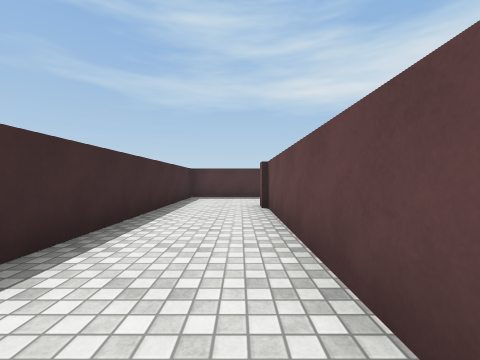
view 1 (above)

16 first-person views from a walk through a Unity game level. The camera is 1.2 m above the floor, looks level and sees 90° across. The floor is counted in squares, 2 m on a side. Each view is taken from the middle of a square. On the plan, view 1 faces up. The plan holds only what a view shows up to about 9 squares ahead; the rest is blank. The player character is not drawn. Door leaves are left out, so doorways stand open. Surface patterns are stand-ins for the level's own textures.

view 2
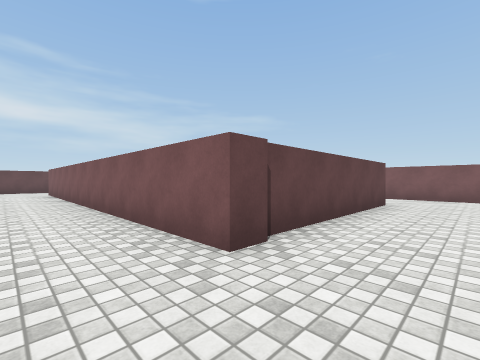

view 3
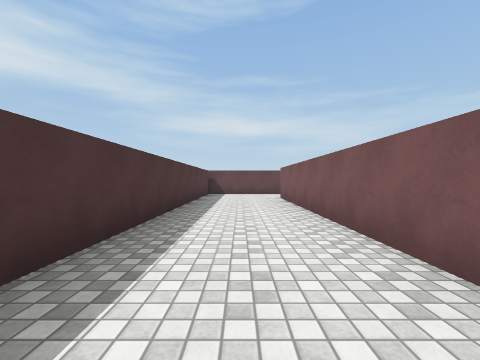

view 4
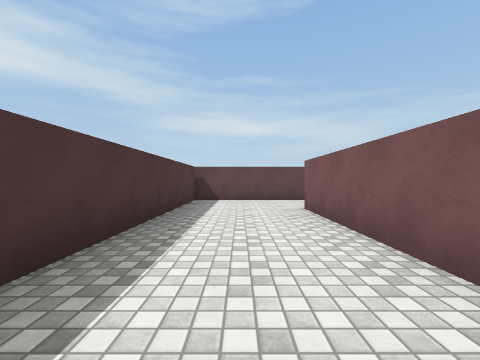

view 5
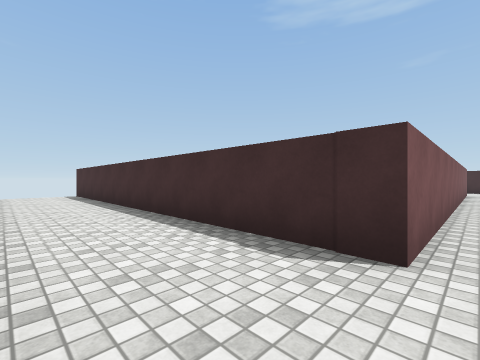

view 6
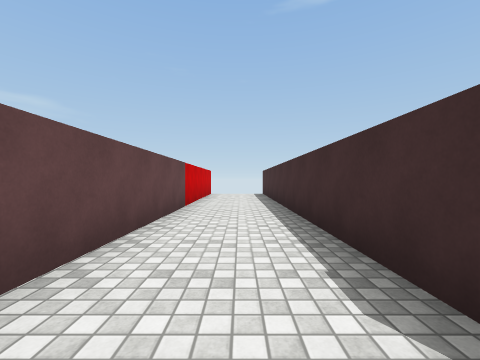

view 7
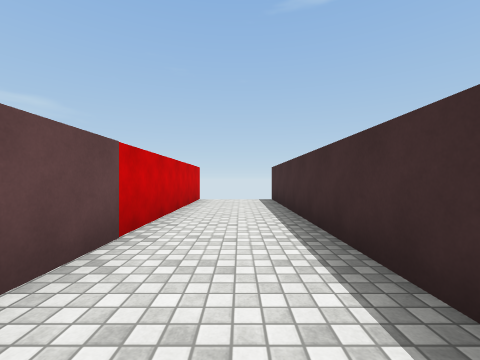

view 8
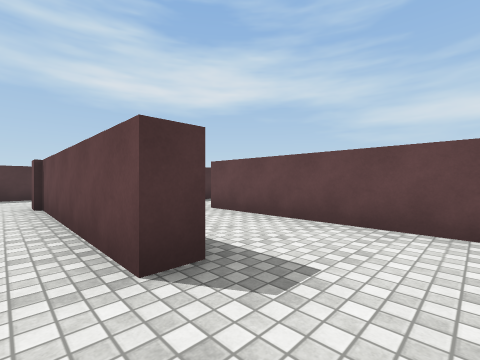

view 9
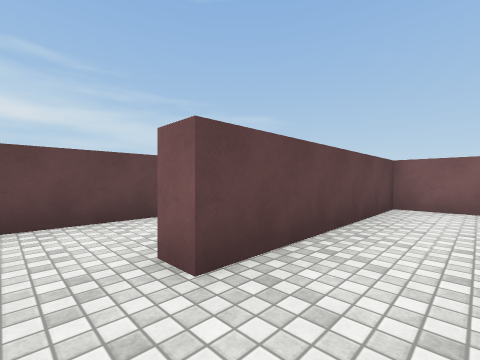

view 10
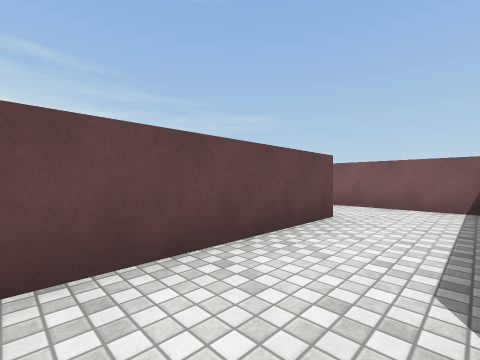

view 11
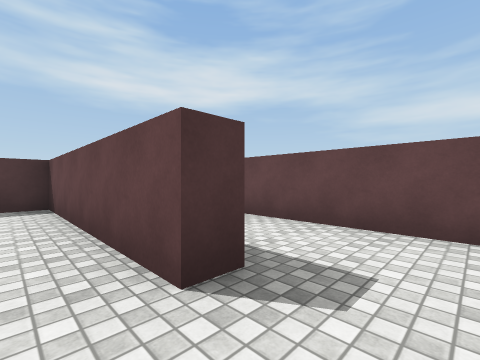

view 12
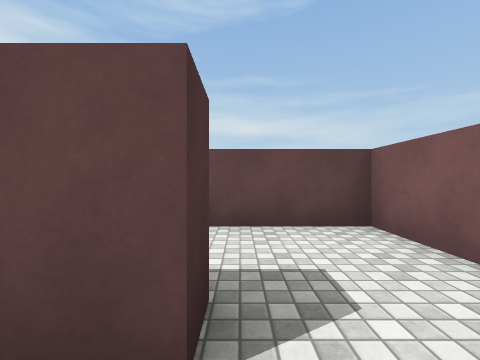

view 13
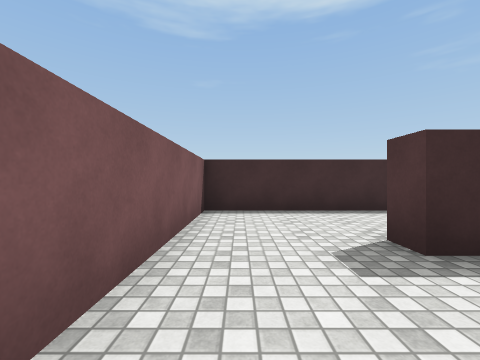

view 14
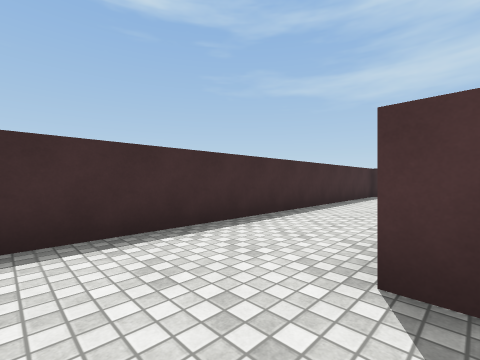

view 15
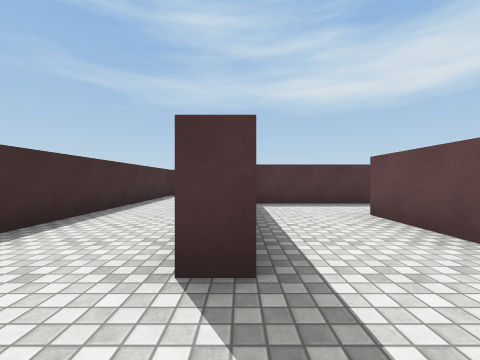

view 16
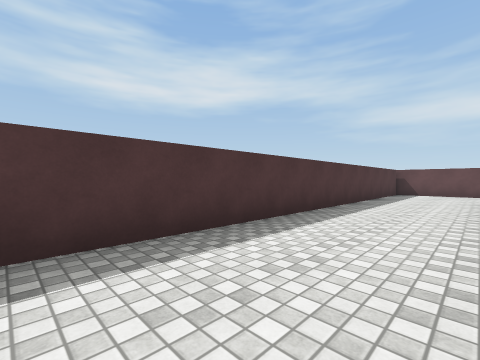

### Floor plan
Ten units are one square. View 1 is at (0, 0); x grows to the right and y downward. Boxes are objects, and circles mark ways between rooms. Rooms are numbered by the first view taken in them; rooms with no view inside come last. Other rooms are left out.
<svg viewBox="-22 -88 159 138">
<path fill="none" stroke="#000" d="M6 -5 6 -56 110 -56 110 45M132 45 132 -83 -17 -83 -17 17 6 17M11 -10 11 -5 6 -5M6 17 33 17 33 -31M35 -51 14 -51M57 -2 57 -51 35 -51M33 -31 38 -31M40 17 59 17"/>
<circle cx="10" cy="5" r="3" fill="#2a7"/>
<circle cx="40" cy="-40" r="3" fill="#2a7"/>
<text x="70" y="-60">1</text>
<text x="20" y="-10">2</text>
<text x="50" y="-20">3</text>
</svg>
Room 1 opens to room 2. Room 2 opens to room 3.

Where each view was taken, in squares from view 1:
view 1: 0 up, 0 right, facing up
view 2: 7 up, 1 left, facing down-right
view 3: 7 up, 3 right, facing right
view 4: 7 up, 6 right, facing right
view 5: 6 up, 13 right, facing down-left
view 6: 6 up, 12 right, facing down
view 7: 3 up, 12 right, facing down
view 8: 1 down, 0 right, facing up-right
view 9: 4 up, 2 right, facing down-right
view 10: 4 up, 4 right, facing down-right
view 11: 1 down, 5 right, facing up-right
view 12: 0 up, 5 right, facing right
view 13: 1 down, 3 right, facing left
view 14: 1 down, 1 right, facing up-left
view 15: 1 down, 1 right, facing up
view 16: 6 up, 2 right, facing up-right
